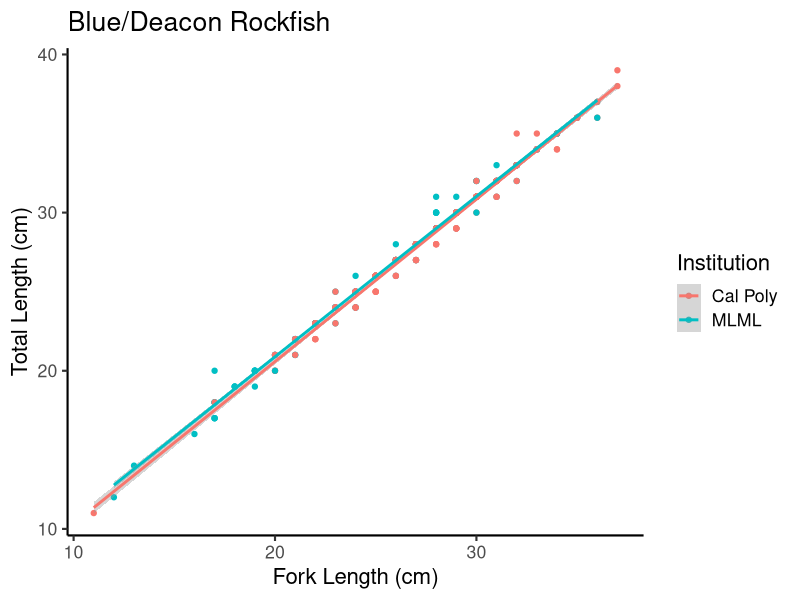
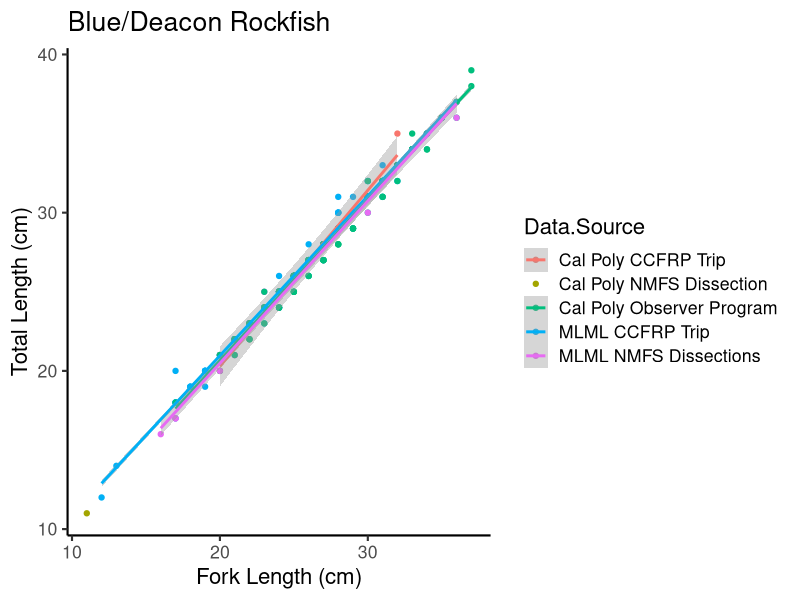
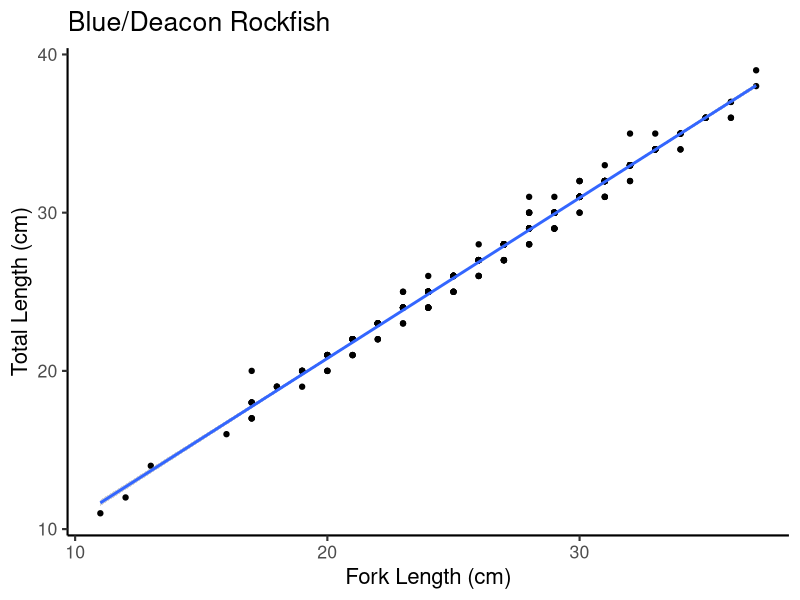
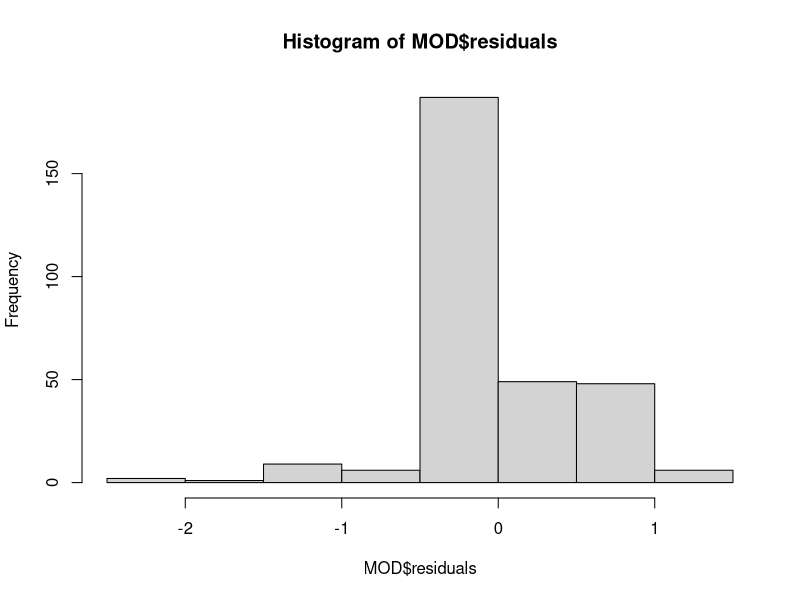
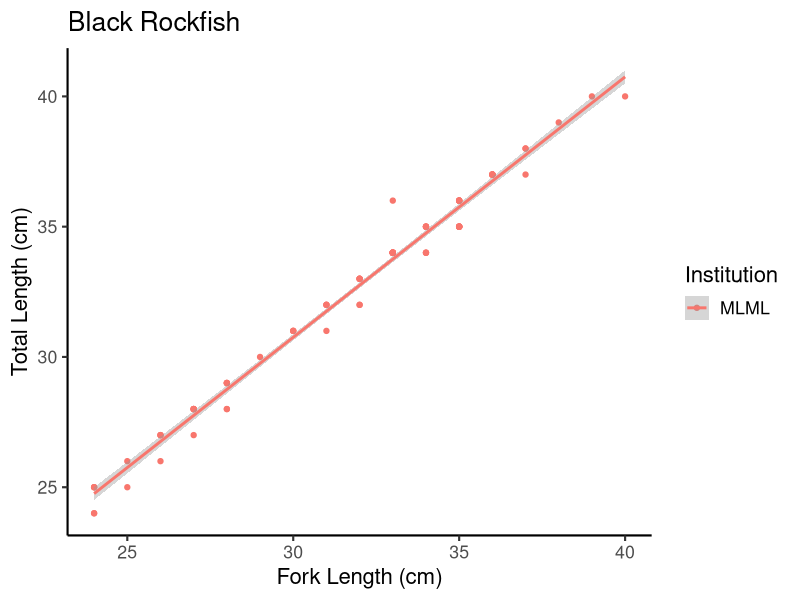
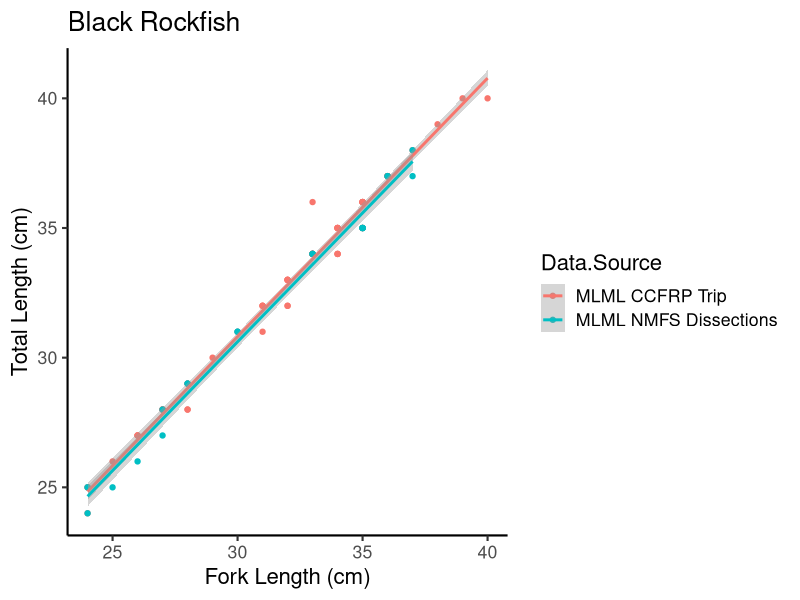
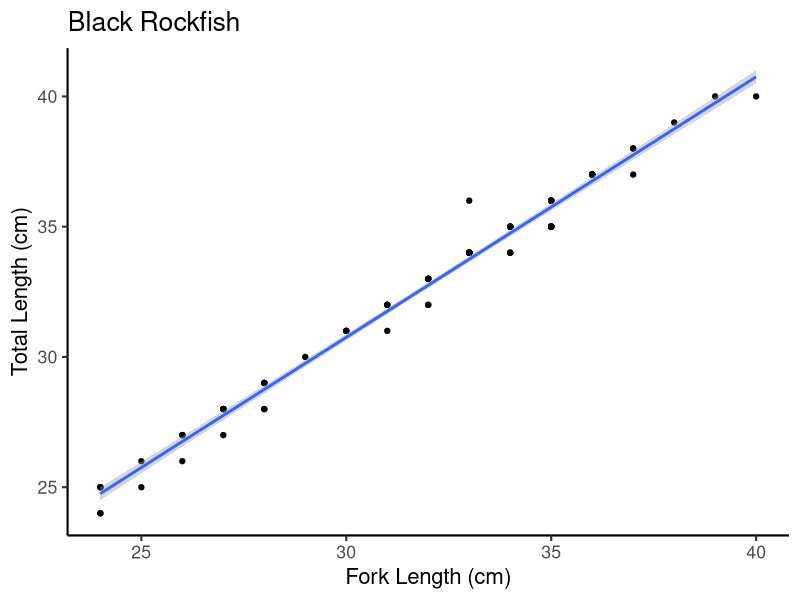
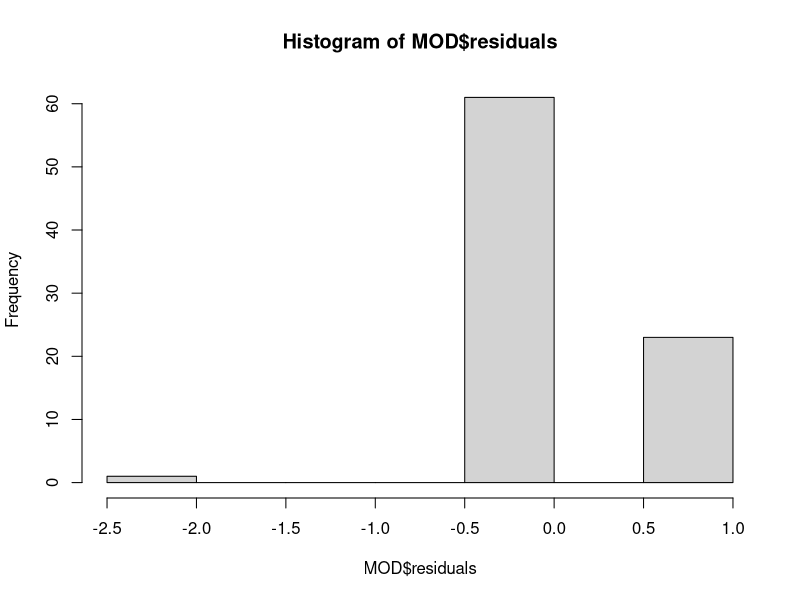

Write the R code that produced these figures, in order.
## ---- chunk 1

knitr::opts_chunk$set(echo = TRUE, error=FALSE)

rm(list = ls());graphics.off()
library(tidyverse) # For data manipulation and summarization
library(plotrix) #To use standard error calculation
library(cowplot) #For grouping plots
library(scales) #For editing axis scales
library(rstatix) #For running ANCOVA
#library(ggpmisc) #adding equation and r2 to figures
library(here) ## for erin

alpha=0.5
formula<-y~x
theme_set(theme_classic(base_size=16))

## ---- chunk 2

length.data <-read.csv(here("Data", 'Fork-And-Total-Length-Data.csv'))

## ---- chunk 3

blue.deacon<-length.data%>%
  group_by(Institution, Species, Data.Source)%>%
  filter(Species == "Blue/Deacon Rockfish")

ggplot(blue.deacon, aes(x=Fork.Length..cm., y=Total.Length..cm., col=Institution))+
  geom_point()+
  geom_smooth(method = "lm")+ 
  ggtitle("Blue/Deacon Rockfish") +
  xlab("Fork Length (cm)") + ylab("Total Length (cm)")

ggplot(blue.deacon, aes(x=Fork.Length..cm., y=Total.Length..cm., col=Data.Source))+
  geom_point()+
  geom_smooth(method = "lm")+ 
  ggtitle("Blue/Deacon Rockfish") +
  xlab("Fork Length (cm)") + ylab("Total Length (cm)")

ggplot(blue.deacon, aes(x=Fork.Length..cm., y=Total.Length..cm.))+
  geom_point()+
  geom_smooth(method = "lm")+ 
  ggtitle("Blue/Deacon Rockfish") +
  xlab("Fork Length (cm)") + ylab("Total Length (cm)")
  
MOD <- lm(Fork.Length..cm.~Total.Length..cm., data = blue.deacon)
  summary(MOD)
  hist(MOD$residuals)

## ---- chunk 4

black<-length.data%>%
  group_by(Institution, Species, Data.Source)%>%
  filter(Species == "Black Rockfish")

ggplot(black, aes(x=Fork.Length..cm., y=Total.Length..cm., col=Institution))+
  geom_point()+
  geom_smooth(method = "lm")+ 
  ggtitle("Black Rockfish") +
  xlab("Fork Length (cm)") + ylab("Total Length (cm)")

ggplot(black, aes(x=Fork.Length..cm., y=Total.Length..cm., col=Data.Source))+
  geom_point()+
  geom_smooth(method = "lm")+ 
  ggtitle("Black Rockfish") +
  xlab("Fork Length (cm)") + ylab("Total Length (cm)")

ggplot(black, aes(x=Fork.Length..cm., y=Total.Length..cm.))+
  geom_point()+
  geom_smooth(method = "lm")+ 
  ggtitle("Black Rockfish") +
  xlab("Fork Length (cm)") + ylab("Total Length (cm)")
  
MOD <- lm(Fork.Length..cm.~Total.Length..cm., data = black)
  summary(MOD)
  hist(MOD$residuals)
  
## ---- chunk 5

vermilion<-length.data%>%
  group_by(Institution, Species, Data.Source)%>%
  filter(Species == "Vermilion Rockfish")

ggplot(vermilion, aes(x=Fork.Length..cm., y=Total.Length..cm., col=Institution))+
  geom_point()+
  geom_smooth(method = "lm")+ 
  ggtitle("Vermilion Rockfish") +
  xlab("Fork Length (cm)") + ylab("Total Length (cm)")

ggplot(vermilion, aes(x=Fork.Length..cm., y=Total.Length..cm., col=Data.Source))+
  geom_point()+
  geom_smooth(method = "lm")+ 
  ggtitle("Vermilion Rockfish") +
  xlab("Fork Length (cm)") + ylab("Total Length (cm)")

ggplot(vermilion, aes(x=Fork.Length..cm., y=Total.Length..cm.))+
  geom_point()+
  geom_smooth(method = "lm")+ 
  ggtitle("Vermilion Rockfish") +
  xlab("Fork Length (cm)") + ylab("Total Length (cm)")
  
MOD <- lm(Fork.Length..cm.~Total.Length..cm., data = vermilion)
  summary(MOD)
  hist(MOD$residuals)
  
## ---- chunk 6

olive.yellowtail<-length.data%>%
  group_by(Institution, Species, Data.Source)%>%
  filter(Species == "Olive/Yellowtail Rockfish")

ggplot(olive.yellowtail, aes(x=Fork.Length..cm., y=Total.Length..cm., col=Institution))+
  geom_point()+
  geom_smooth(method = "lm")+ 
  ggtitle("Olive/Yellowtail Rockfish") +
  xlab("Fork Length (cm)") + ylab("Total Length (cm)")

ggplot(olive.yellowtail, aes(x=Fork.Length..cm., y=Total.Length..cm., col=Data.Source))+
  geom_point()+
  geom_smooth(method = "lm")+ 
  ggtitle("Olive/Yellowtail Rockfish") +
  xlab("Fork Length (cm)") + ylab("Total Length (cm)")

ggplot(olive.yellowtail, aes(x=Fork.Length..cm., y=Total.Length..cm.))+
  geom_point()+
  geom_smooth(method = "lm")+ 
  ggtitle("Olive/Yellowtail Rockfish") +
  xlab("Fork Length (cm)") + ylab("Total Length (cm)")
  
MOD <- lm(Fork.Length..cm.~Total.Length..cm., data = olive.yellowtail)
#MOD2 <- lm(Total.Length..cm.~Fork.Length..cm., data = olive.yellowtail)
  summary(MOD)
  #summary(MOD2)
  hist(MOD$residuals)
  
## ---- chunk 7

copper<-length.data%>%
  group_by(Institution, Species, Data.Source)%>%
  filter(Species == "Copper Rockfish")

ggplot(copper, aes(x=Fork.Length..cm., y=Total.Length..cm., col=Institution))+
  geom_point()+
  geom_smooth(method = "lm")+ 
  ggtitle("Copper Rockfish") +
  xlab("Fork Length (cm)") + ylab("Total Length (cm)")

ggplot(copper, aes(x=Fork.Length..cm., y=Total.Length..cm., col=Data.Source))+
  geom_point()+
  geom_smooth(method = "lm")+ 
  ggtitle("Copper Rockfish") +
  xlab("Fork Length (cm)") + ylab("Total Length (cm)")

ggplot(copper, aes(x=Fork.Length..cm., y=Total.Length..cm.))+
  geom_point()+
  geom_smooth(method = "lm")+ 
  ggtitle("Copper Rockfish") +
  xlab("Fork Length (cm)") + ylab("Total Length (cm)")
  
MOD <- lm(Fork.Length..cm.~Total.Length..cm., data = copper)
  summary(MOD)
  hist(MOD$residuals)
  
## ---- chunk 8

canary<-length.data%>%
  group_by(Institution, Species, Data.Source)%>%
  filter(Species == "Canary Rockfish")

ggplot(canary, aes(x=Fork.Length..cm., y=Total.Length..cm., col=Institution))+
  geom_point()+
  geom_smooth(method = "lm")+ 
  ggtitle("Canary Rockfish") +
  xlab("Fork Length (cm)") + ylab("Total Length (cm)")

ggplot(canary, aes(x=Fork.Length..cm., y=Total.Length..cm., col=Data.Source))+
  geom_point()+
  geom_smooth(method = "lm")+ 
  ggtitle("Canary Rockfish") +
  xlab("Fork Length (cm)") + ylab("Total Length (cm)")

ggplot(canary, aes(x=Fork.Length..cm., y=Total.Length..cm.))+
  geom_point()+
  geom_smooth(method = "lm")+ 
  ggtitle("Canary Rockfish") +
  xlab("Fork Length (cm)") + ylab("Total Length (cm)")
  
MOD <- lm(Fork.Length..cm.~Total.Length..cm., data = canary)
  summary(MOD)
  hist(MOD$residuals)
  
## ---- chunk 9

length_dat <- read_csv(here("Data", "Fork-And-Total-Length-Data2.csv"))
str(length_dat)

length_dat %>% arrange(desc(TL)) %>% slice(1)
length_dat %>% arrange(desc(FL)) %>% slice(1)
length_dat %>% arrange(TL) %>% slice(1)
length_dat %>% arrange(FL) %>% slice(1)


## ---- chunk 10

bin_dat <- length_dat %>%
  mutate(TL_bin = cut(TL, breaks = c(0,2,4,6,8,10,12,14,16,18,20,22,24,26,28,30,
                                     32,34,36,38,40,42,44,46,48,50,52,54,56,58,60,
                                     62,64)),
         FL_bin = cut(FL, breaks = c(0,2,4,6,8,10,12,14,16,18,20,22,24,26,28,30,
                                     32,34,36,38,40,42,44,46,48,50,52,54,56,58,60,
                                     62,64)),
         match = case_when(
           TL_bin == FL_bin ~ "YES",
           TL_bin != FL_bin ~ "NO"
         ))

## checking out some numbers
# bin_dat %>% count(match)
# bin_dat %>% filter(Species == "Blue/Deacon Rockfish") %>% count(match)
# bin_dat %>% filter(!Species == "Canary Rockfish") %>% count(match)
# 
# ggplot(data = bin_dat)+
#   geom_bar(aes(x = TL_bin), fill = "Blue", alpha = 0.5)+
#   geom_bar(aes(x = FL_bin), fill = "Green", alpha = 0.5)

## ---- chunk 11

## the annoying long bin conversion

bin_dat_num <- bin_dat %>%
  mutate(TL_int = case_when(
    TL %in% c(11,12) ~ 12,
    TL %in% c(13,14) ~ 14,
    TL %in% c(15,16) ~ 16,
    TL %in% c(17,18) ~ 18,
    TL %in% c(19,20) ~ 20,
    TL %in% c(21,22) ~ 22,
    TL %in% c(23,24) ~ 24,
    TL %in% c(25,26) ~ 26,
    TL %in% c(27,28) ~ 28,
    TL %in% c(29,30) ~ 30,
    TL %in% c(31,32) ~ 32,
    TL %in% c(33,34) ~ 34,
    TL %in% c(35,36) ~ 36,
    TL %in% c(37,38) ~ 38,
    TL %in% c(39,40) ~ 40,
    TL %in% c(41,42) ~ 42,
    TL %in% c(43,44) ~ 44,
    TL %in% c(45,46) ~ 46,
    TL %in% c(47,48) ~ 48,
    TL %in% c(49,50) ~ 50,
    TL %in% c(51,52) ~ 52,
    TL %in% c(53,54) ~ 54,
    TL %in% c(55,56) ~ 56,
    TL %in% c(57,58) ~ 58,
    TL %in% c(59,60) ~ 60,
    TL %in% c(61,62) ~ 62,
    TL %in% c(63,64) ~ 64),
    FL_int = case_when(
      FL %in% c(11,12) ~ 12,
      FL %in% c(13,14) ~ 14,
      FL %in% c(15,16) ~ 16,
      FL %in% c(17,18) ~ 18,
      FL %in% c(19,20) ~ 20,
      FL %in% c(21,22) ~ 22,
      FL %in% c(23,24) ~ 24,
      FL %in% c(25,26) ~ 26,
      FL %in% c(27,28) ~ 28,
      FL %in% c(29,30) ~ 30,
      FL %in% c(31,32) ~ 32,
      FL %in% c(33,34) ~ 34,
      FL %in% c(35,36) ~ 36,
      FL %in% c(37,38) ~ 38,
      FL %in% c(39,40) ~ 40,
      FL %in% c(41,42) ~ 42,
      FL %in% c(43,44) ~ 44,
      FL %in% c(45,46) ~ 46,
      FL %in% c(47,48) ~ 48,
      FL %in% c(49,50) ~ 50,
      FL %in% c(51,52) ~ 52,
      FL %in% c(53,54) ~ 54,
      FL %in% c(55,56) ~ 56,
      FL %in% c(57,58) ~ 58,
      FL %in% c(59,60) ~ 60,
      FL %in% c(61,62) ~ 62,
      FL %in% c(63,64) ~ 64),
    Diff_int = TL_int -FL_int)

## ---- chunk 12

## Blue/Deacon rockfish

BLU_DEA <- bin_dat_num %>%
  filter(Species == "Blue/Deacon Rockfish")

mod_BLU <- lm(TL_int ~ FL_int, data = BLU_DEA)
summary(mod_BLU)

## Black rockfish

BLA <- bin_dat_num %>%
  filter(Species == "Black Rockfish")

mod_BLA <- lm(TL_int ~ FL_int, data = BLA)
summary(mod_BLA)

## Vermilion rockfish

VER <- bin_dat_num %>%
  filter(Species == "Vermilion Rockfish")

mod_VER <- lm(TL_int ~ FL_int, data = VER)
summary(mod_VER)

## Olive/Yellowtail rockfish

OYT <- bin_dat_num %>%
  filter(Species == "Olive/Yellowtail Rockfish")

mod_OYT <- lm(TL_int ~ FL_int, data = OYT)
summary(mod_OYT)

## Copper rockfish

CPR <- bin_dat_num %>%
  filter(Species == "Copper Rockfish")

mod_CPR <- lm(TL_int ~ FL_int, data = CPR)
summary(mod_CPR)

## Canary rockfish

CNY <- bin_dat_num %>%
  filter(Species == "Canary Rockfish")

mod_CNY <- lm(TL_int ~ FL_int, data = CNY)
summary(mod_CNY)


## ---- chunk 13

dummy_dat <- data.frame(FL = seq(11,63, by = 1))

dummy_dat_rb <- dummy_dat %>%
  mutate(TL_blu = 1.014627*FL + 0.498233,
         TL_bla = 0.99965*FL + 0.76415,
         TL_ver = 1.040120*FL - 0.590558,
         TL_oyt = 1.02651*FL - 0.19673,
         TL_cpr = 1*FL + 0,
         TL_cny = 1.060643*FL - 0.276485)

dummy_dat_bin <- dummy_dat %>%
  mutate(TL_blu = 1.00265*FL + 0.79841,
         TL_bla = 0.9573*FL + 2.1143,
         TL_ver = 1.02015*FL + 0.12161,
         TL_oyt = 0.99923*FL + 0.67290,
         TL_cpr = 1*FL + 0,
         TL_cny = 1.057358*FL - 0.17298)

